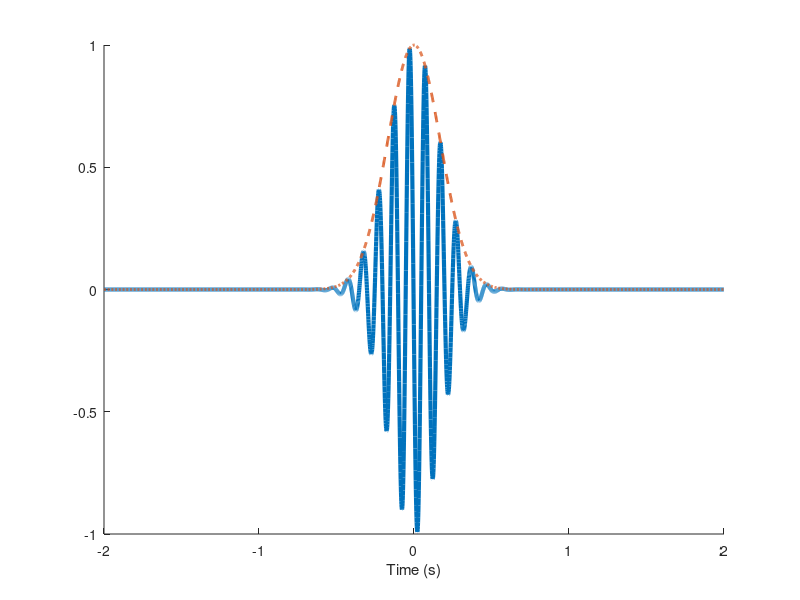

Write the MATLAB code that produced this figure. (Note: this script raises an error after producing the figure.)
%%
%     COURSE: Solved problems in neural time series analysis
%    SECTION: Time-frequency analyses
%      VIDEO: Exploring wavelet parameters in simulated data
% Instructor: sincxpress.com
%
%%

clear, clc

%% simulate data as transient oscillation

pnts  = 4000;
srate = 1000;
stime  = (0:pnts-1)/srate - 2;

% gaussian parameters
fwhm = .4;

% sine wave parameters
sinefreq = 10; % for sine wave

% create signal
gaus   = exp( -(4*log(2)*stime.^2) / fwhm^2 );
cosw   = cos(2*pi*sinefreq*stime + 2*pi*rand);
signal = cosw .* gaus;

% get signal amplitude
sigamp = abs(hilbert(signal));


figure(1), clf, hold on
plot(stime,signal,'linew',3)
plot(stime,sigamp,'--','linew',2)
xlabel('Time (s)')

%% comparing fixed number of wavelet cycles

% wavelet parameters
num_frex = 50;
min_freq =  2;
max_freq = 20;


% set a few different wavelet widths (FWHM parameter)
fwhms = [ .1 .5 2 ];

% other wavelet parameters
frex = linspace(min_freq,max_freq,num_frex);
wtime = -2:1/srate:2;
half_wave = (length(wtime)-1)/2;

% FFT parameters
nKern = length(wtime);
nConv = nKern+pnts-1;

% initialize output time-frequency data
tf = zeros(length(fwhms),length(frex),pnts);


% FFT of data (doesn't change on frequency iteration)
dataX = fft( signal ,nConv);


% loop over cycles
for fwhmi=1:length(fwhms)
    
    for fi=1:length(frex)
        
        % create wavelet and get its FFT
        cmw  = exp(2*1i*pi*frex(fi).*wtime) .* exp(-4*log(2)*wtime.^2./fwhms(fwhmi)^2);
        cmwX = fft(cmw,nConv);
        cmwX = cmwX./max(cmwX);
        
        % run convolution, trim edges, and reshape to 2D (time X trials)
        as = ifft(cmwX.*dataX);
        as = as(half_wave+1:end-half_wave);
        
        % put power data into big matrix
        tf(fwhmi,fi,:) = abs(as);
    end
end


%% plot results

figure(3), clf, colormap parula

% time-frequency plots
for fwhmi=1:length(fwhms)
    subplot(2,3,fwhmi)
    contourf(stime,frex,squeeze(tf(fwhmi,:,:)),40,'linecolor','none')
    title([ 'Wavelet with ' num2str(fwhms(fwhmi)) ' s FWHM' ])
    xlabel('Time (s)'), ylabel('Frequency (Hz)')
end


% show amplitude envelopes at peak frequency
fidx = dsearchn(frex',sinefreq);
subplot(223), hold on
plot(stime,squeeze(tf(:,fidx,:)),'linew',1.5)
plot(stime,sigamp/2,'k--','linew',1.5)
xlabel('Time (s)')
legend([regexp(num2str(fwhms),' +','split'),'Truth'])
title('Time domain')


% show spectra at one time point
tidx = dsearchn(stime',0);
subplot(224), hold on
plot(frex,squeeze(tf(:,:,tidx)),'linew',1.5)
plot(linspace(0,srate,pnts),2*abs(fft(signal)/pnts),'k--','linew',1.5)
set(gca,'xlim',frex([1 end]))
xlabel('Frequency (Hz)')
legend([regexp(num2str(fwhms),' +','split'),'Truth'])
title('Frequency domain')

%% done.
